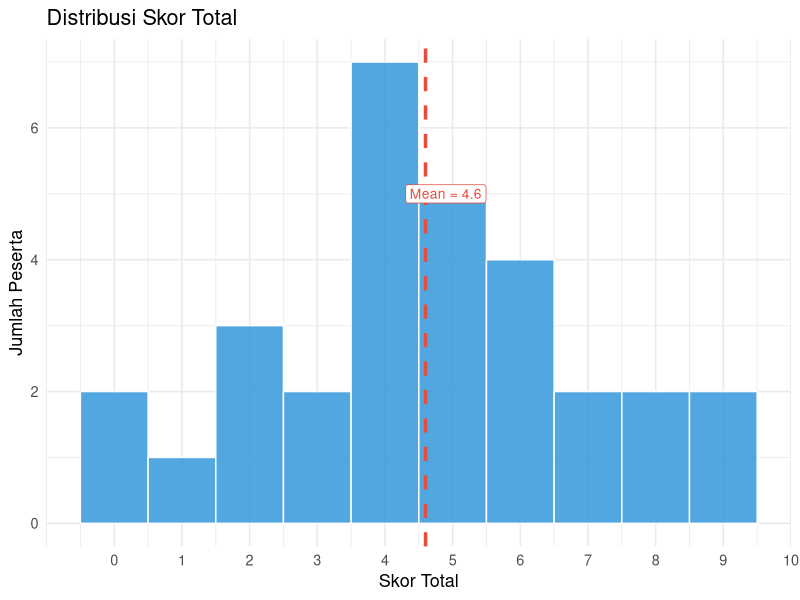
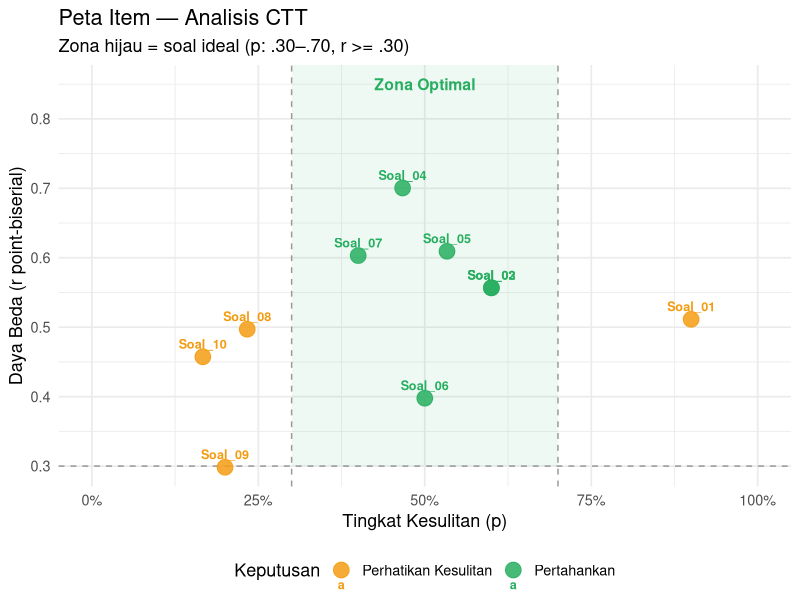

These charts were generated, in order, by the following R code:
## ---- chunk 1
#| label: setup

library(dplyr)
library(ggplot2)
library(knitr)
library(kableExtra)

set.seed(42)

n_peserta <- 30
n_soal    <- 10

# Simulasi kemampuan peserta (bervariasi)
theta <- rnorm(n_peserta, mean = 0, sd = 1)

# Tingkat kesulitan soal (bervariasi sengaja ada yg mudah, sedang, sulit)
p_true <- c(0.85, 0.75, 0.65, 0.55, 0.50, 0.45, 0.35, 0.25, 0.15, 0.10)

# Generate respon (soal lebih mudah = peluang benar lebih tinggi)
data_soal <- sapply(p_true, function(p) {
  # Simulasi dengan variasi kemampuan peserta
  p_adj <- plogis(qlogis(p) + theta * 0.8)
  rbinom(n_peserta, 1, p_adj)
})

colnames(data_soal) <- paste0("Soal_", sprintf("%02d", 1:n_soal))
rownames(data_soal) <- paste0("Peserta_", sprintf("%02d", 1:n_peserta))

# Tampilkan 6 baris pertama
kable(data_soal[1:6, ],
      caption = "Contoh Data Respon (6 peserta pertama)",
      align = "c") |>
  kable_styling(bootstrap_options = c("striped", "hover"),
                full_width = FALSE)
## ---- chunk 2
#| label: fig-skor-total
#| fig-cap: "Distribusi Skor Total Peserta"

skor_total <- rowSums(data_soal)

cat("=== STATISTIK SKOR TOTAL ===\n")
cat(sprintf("Jumlah peserta : %d\n", n_peserta))
cat(sprintf("Jumlah soal    : %d\n", n_soal))
cat(sprintf("Mean skor      : %.2f  (%.0f%%)\n",
            mean(skor_total), mean(skor_total)/n_soal*100))
cat(sprintf("SD skor        : %.2f\n", sd(skor_total)))
cat(sprintf("Min – Maks     : %d – %d\n", min(skor_total), max(skor_total)))

ggplot(data.frame(skor = skor_total), aes(x = skor)) +
  geom_histogram(binwidth = 1, fill = "#3498db",
                 color = "white", alpha = 0.85) +
  geom_vline(xintercept = mean(skor_total),
             linetype = "dashed", color = "#e74c3c", linewidth = 1.2) +
  annotate("label", x = mean(skor_total) + 0.3, y = 5,
           label = sprintf("Mean = %.1f", mean(skor_total)),
           fill = "white", color = "#e74c3c", size = 3.5) +
  scale_x_continuous(breaks = 0:n_soal) +
  labs(title = "Distribusi Skor Total",
       x = "Skor Total", y = "Jumlah Peserta") +
  theme_minimal(base_size = 13)
## ---- chunk 3
#| label: tingkat-kesulitan

p_empiris <- colMeans(data_soal)

kategori_p <- cut(p_empiris,
  breaks = c(0, 0.30, 0.70, 1),
  labels = c("Sulit (p < .30)", "Sedang (.30–.70)", "Mudah (p > .70)"),
  include.lowest = TRUE
)

df_tk <- data.frame(
  Soal      = names(p_empiris),
  p         = round(p_empiris, 3),
  Kategori  = kategori_p
)

kable(df_tk,
      col.names = c("Soal", "Tingkat Kesulitan (p)", "Kategori"),
      align = "c",
      caption = "Tingkat Kesulitan per Soal") |>
  kable_styling(bootstrap_options = c("striped", "hover"),
                full_width = FALSE) |>
  row_spec(which(df_tk$Kategori == "Sulit (p < .30)"),
           background = "#fdecea") |>
  row_spec(which(df_tk$Kategori == "Sedang (.30–.70)"),
           background = "#e8f5e9") |>
  row_spec(which(df_tk$Kategori == "Mudah (p > .70)"),
           background = "#ebf5fb")
## ---- chunk 4
#| label: daya-beda

r_pbis <- sapply(1:n_soal, function(i) {
  cor(data_soal[, i], skor_total)
})
names(r_pbis) <- colnames(data_soal)

kategori_db <- cut(r_pbis,
  breaks = c(-Inf, 0.10, 0.20, 0.30, Inf),
  labels = c("Buang (< .10)", "Revisi (.10–.19)",
             "Pertimbangkan (.20–.29)", "Baik (>= .30)")
)

df_db <- data.frame(
  Soal     = names(r_pbis),
  r_pbis   = round(r_pbis, 3),
  Kategori = kategori_db
)

kable(df_db,
      col.names = c("Soal", "r Point-Biserial", "Kategori Daya Beda"),
      align = "c",
      caption = "Daya Beda per Soal") |>
  kable_styling(bootstrap_options = c("striped", "hover"),
                full_width = FALSE) |>
  row_spec(which(df_db$Kategori == "Buang (< .10)"),
           background = "#fdecea", bold = TRUE) |>
  row_spec(which(df_db$Kategori == "Revisi (.10–.19)"),
           background = "#fef9e7") |>
  row_spec(which(df_db$Kategori == "Baik (>= .30)"),
           background = "#e8f5e9")
## ---- chunk 5
#| label: fig-peta-item
#| fig-cap: "Peta Item: Tingkat Kesulitan vs Daya Beda"
#| fig-height: 5

df_peta <- data.frame(
  Soal     = colnames(data_soal),
  p        = p_empiris,
  r_pbis   = r_pbis,
  Keputusan = case_when(
    r_pbis < 0.10                        ~ "Buang",
    r_pbis < 0.20                        ~ "Revisi",
    p_empiris < 0.30 | p_empiris > 0.70 ~ "Perhatikan Kesulitan",
    TRUE                                  ~ "Pertahankan"
  )
)

ggplot(df_peta, aes(x = p, y = r_pbis,
                     color = Keputusan, label = Soal)) +
  # Zona optimal
  annotate("rect", xmin = 0.30, xmax = 0.70,
           ymin = 0.30, ymax = Inf,
           fill = "#27ae60", alpha = 0.07) +
  annotate("text", x = 0.50, y = 0.85,
           label = "Zona Optimal", color = "#27ae60",
           fontface = "bold", size = 4) +
  geom_vline(xintercept = c(0.30, 0.70),
             linetype = "dashed", color = "gray60") +
  geom_hline(yintercept = 0.30,
             linetype = "dashed", color = "gray60") +
  geom_point(size = 5, alpha = 0.85) +
  geom_text(vjust = -0.8, size = 3.2, fontface = "bold") +
  scale_color_manual(values = c(
    "Pertahankan"           = "#27ae60",
    "Perhatikan Kesulitan"  = "#f39c12",
    "Revisi"                = "#e67e22",
    "Buang"                 = "#e74c3c"
  )) +
  scale_x_continuous(limits = c(0, 1),
                     labels = scales::percent_format()) +
  labs(
    title    = "Peta Item — Analisis CTT",
    subtitle = "Zona hijau = soal ideal (p: .30–.70, r >= .30)",
    x        = "Tingkat Kesulitan (p)",
    y        = "Daya Beda (r point-biserial)",
    color    = "Keputusan"
  ) +
  theme_minimal(base_size = 13) +
  theme(legend.position = "bottom")
## ---- chunk 6
#| label: reliabilitas

# Hitung alpha secara manual
k          <- n_soal
var_item   <- apply(data_soal, 2, var)
var_total  <- var(skor_total)
alpha      <- (k / (k - 1)) * (1 - sum(var_item) / var_total)

# Alpha jika item dihapus
alpha_jika_hapus <- sapply(1:k, function(i) {
  skor_tanpa_i <- rowSums(data_soal[, -i])
  var_item_i   <- apply(data_soal[, -i], 2, var)
  var_tot_i    <- var(skor_tanpa_i)
  ((k-1) / (k-2)) * (1 - sum(var_item_i) / var_tot_i)
})

cat(sprintf("Cronbach Alpha  : %.3f\n", alpha))
cat(sprintf("Interpretasi    : %s\n",
    ifelse(alpha >= 0.90, "Sangat Baik (>= .90)",
    ifelse(alpha >= 0.80, "Baik (.80–.89)",
    ifelse(alpha >= 0.70, "Cukup (.70–.79)",
           "Perlu perbaikan (< .70)")))))

df_alpha <- data.frame(
  Soal              = colnames(data_soal),
  Alpha_jika_hapus  = round(alpha_jika_hapus, 3),
  Sinyal            = ifelse(alpha_jika_hapus > alpha,
                             "Naik jika dihapus", "Turun jika dihapus")
)

kable(df_alpha,
      col.names = c("Soal", "Alpha Jika Dihapus", "Sinyal"),
      align = "c",
      caption = sprintf("Alpha Cronbach = %.3f | Alpha Jika Item Dihapus", alpha)) |>
  kable_styling(bootstrap_options = c("striped", "hover"),
                full_width = FALSE) |>
  row_spec(which(df_alpha$Sinyal == "Naik jika dihapus"),
           background = "#fdecea")
## ---- chunk 7
#| label: tbl-rekomendasi
#| echo: false

df_final <- data.frame(
  Soal      = colnames(data_soal),
  p         = round(p_empiris, 3),
  r_pbis    = round(r_pbis, 3),
  alpha_del = round(alpha_jika_hapus, 3),
  Keputusan = case_when(
    r_pbis < 0.10                        ~ "Hapus",
    alpha_jika_hapus > alpha + 0.02      ~ "Hapus (menurunkan alpha)",
    r_pbis < 0.20                        ~ "Revisi",
    p_empiris < 0.20 | p_empiris > 0.85 ~ "Revisi (terlalu ekstrem)",
    TRUE                                  ~ "Pertahankan"
  )
)

n_pertahankan <- sum(df_final$Keputusan == "Pertahankan")
n_revisi      <- sum(grepl("Revisi", df_final$Keputusan))
n_hapus       <- sum(grepl("Hapus", df_final$Keputusan))

cat(sprintf("Alpha keseluruhan : %.3f\n", alpha))
cat(sprintf("Pertahankan       : %d soal\n", n_pertahankan))
cat(sprintf("Revisi            : %d soal\n", n_revisi))
cat(sprintf("Hapus             : %d soal\n", n_hapus))

kable(df_final,
      col.names = c("Soal", "p", "r-pbis",
                    "Alpha Jika Hapus", "Keputusan"),
      align = "c",
      caption = "Rekomendasi Final Analisis CTT") |>
  kable_styling(bootstrap_options = c("striped", "hover"),
                full_width = FALSE) |>
  row_spec(which(grepl("Hapus", df_final$Keputusan)),
           background = "#fdecea", bold = TRUE) |>
  row_spec(which(grepl("Revisi", df_final$Keputusan)),
           background = "#fef9e7") |>
  row_spec(which(df_final$Keputusan == "Pertahankan"),
           background = "#e8f5e9")
